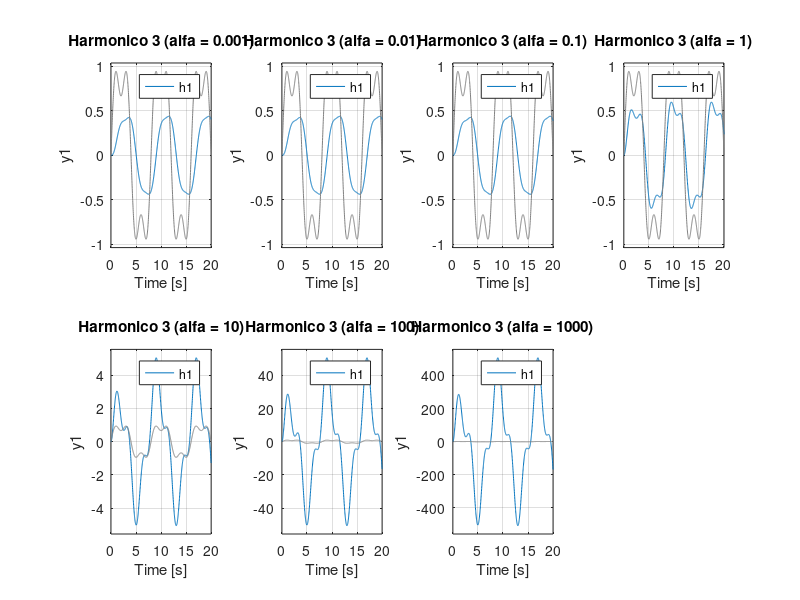
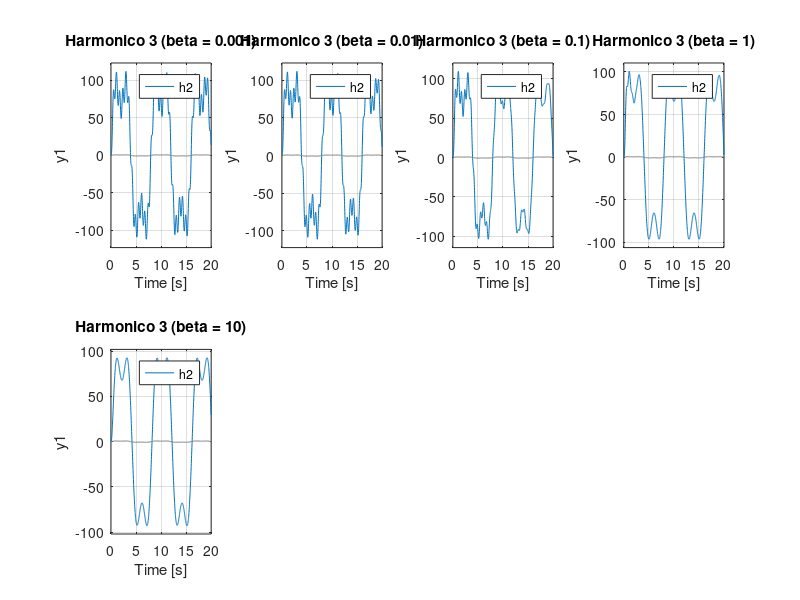

Write MATLAB code to recreate these figures, in order.
clear all;
close all;

a = [0.001 0.01 0.1 1 10 100 1000];
b = [0.001 0.01 0.1 1 10];
t = linspace(0, 20,1000);
u = sin((pi/4)*t) + (sin((3*pi/4)*t)/3);

figure;
for idx = 1:numel(a) 
    alpha = a(idx);
    h1 = tf([0 alpha 1], [1 2 2]);
    subplot(2,4,idx);
    lsim(h1,u,t); hold on;
    title(['Harmonico 3 (alfa = ' ,num2str(alpha), ')']);
end

figure
for idx = 1:numel(b) 
    beta = b(idx);
    h2 = tf([0 1 10000], [1 2*beta 100]);
    subplot(2,4,idx);
    lsim(h2,u,t); hold on;
    title(['Harmonico 3 (beta = ' ,num2str(beta), ')']);    
end
